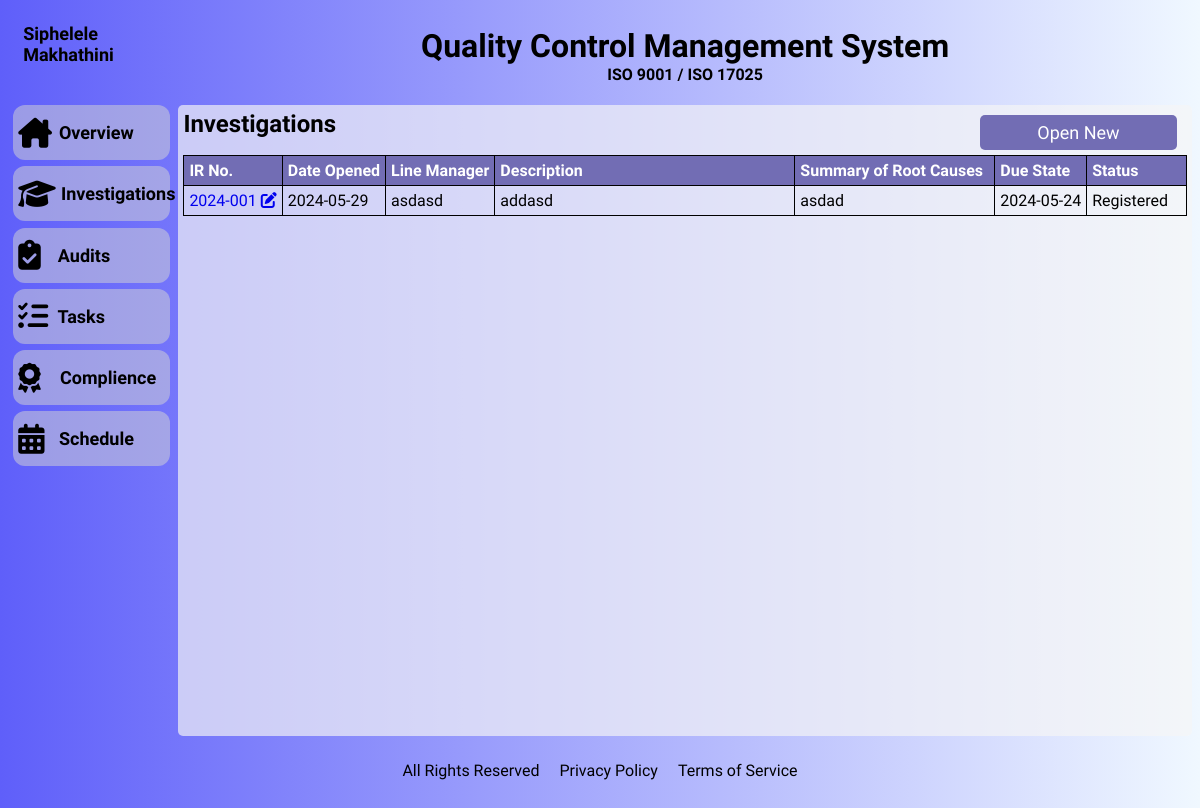
Before: /investigations with the older database file.
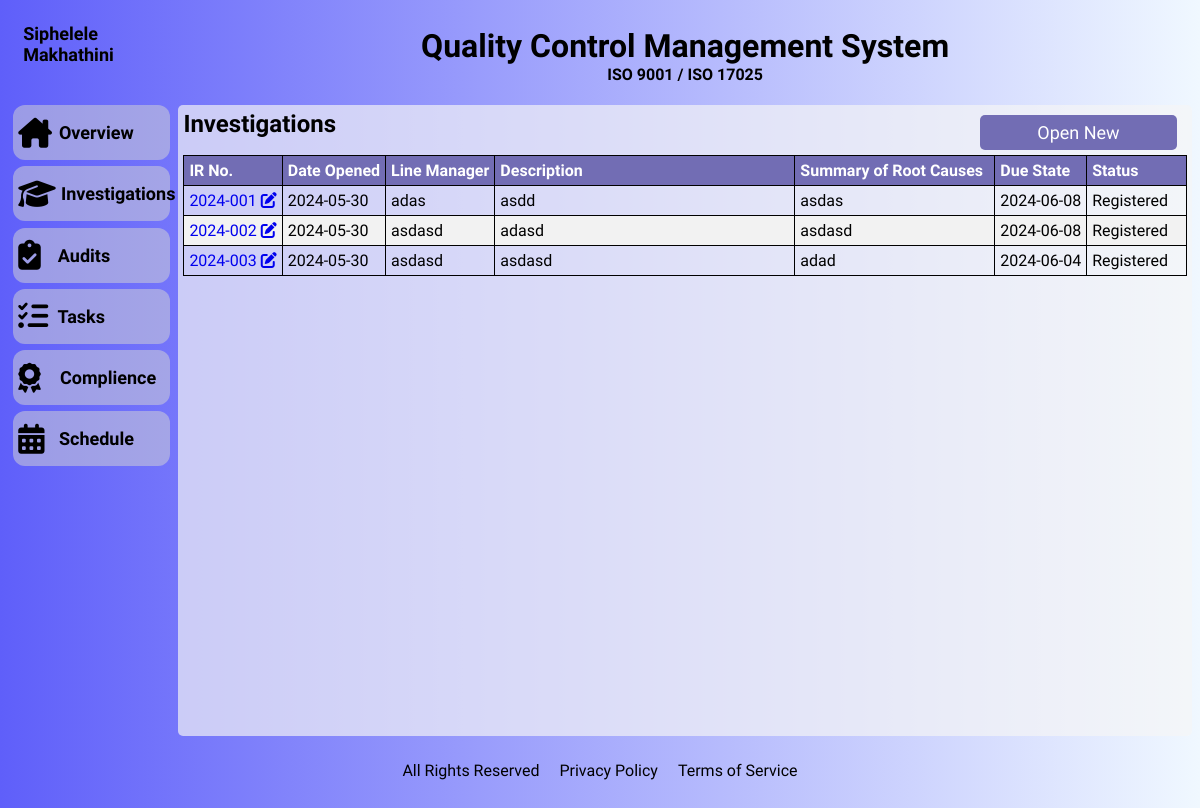
After: the same page with the newer database file.
### models/investigations.py (models this page shows, shortened)
class Investigations(BaseModel):
    __tablename__ = "investigations"
    ir_number = Column(String(20), nullable=False, unique=True)
    raised_by = Column(String(20), nullable=False)
    line_manager = Column(String(20), nullable=False)
    priority = Column(String(10), nullable=False)
    team_leader = Column(String(20), nullable=True)
    description = Column(String(255), nullable=False)
    root_cause_summary = Column(String(100), nullable=False)
    ir_source = Column(String(30), nullable=False)
    due_date = Column(DateTime, nullable=True)

### routes/inv.py (the view)
@inv_views.route('/investigations')
def investigations_list():
    from app import Session
    db = Session()
    investigations = db.query(Investigations).filter(Investigations.status!="Rejected").all()
    print(investigations)
    return render_template('dashboard/investigations/investigations.html',
                           investigations=investigations)

### app.py (called while the page is built)
def initialize_extentions(app):
    app.jinja_loader = FileSystemLoader('templates')
    def format_date(value, format='%Y-%m-%d'):
        if value is not None:
            return value.strftime(format)
        return ''
    app.jinja_env.filters['format_date'] = format_date

### templates/dashboard/investigations/investigations.html (shortened to what this page needs)
<!DOCTYPE html>
<html lang="en">
  <head>
    <link rel="stylesheet" type="text/css" href="../../../static/fontawesome/css/all.min.css">
    <link href="../../../static/css/investigations.css" type="text/css" rel="stylesheet">
  </head>
  <body>
    <div class="container">
      <div class="company-logo" id="company-logo">
        <h3>Siphelele Makhathini</h3>
      </div>
      <header class="heading" id="heading">
        <h1>Quality Control Management System</h1>
        <h4>ISO 9001 / ISO 17025 </h4>
      </header>
      <div class="sidebar" id="sidebar">
        <nav class="nav-container" id="nav-container">
          <ul>
            <li class="nav-items"><a href="{{ url_for('dash_views.dashboard') }}"><i class="fa-solid fa-house-chimney"></i><span> Overview</span></a></li>
            <li class="nav-items"><a href="{{ url_for('dash_views.click_investiagtions') }}"><i class="fa-solid fa-graduation-cap"></i><span> Investigations</span></a></li>
            <li class="nav-items"><a><i class="fa-solid fa-clipboard-check"></i><span> Audits</span></a></li>
            <li class="nav-items"><a><i class="fa-solid fa-list-check"></i><span> Tasks</span></li>
            <li class="nav-items"><a><i class="fa-solid fa-award"></i><span> Complience</span></a></li>
            <li class="nav-items"><a><i class="fa-solid fa-calendar-days"></i><span> Schedule</span></a></li>
          </ul>
        </nav>
      </div>
      <div class="content-panel-1" id="content-panel-1">
        <div class="inv-heading-title">
          <h2>Investigations</h2>
          <button id="open-new-button"> Open New </button>
        </div>
        <div class="inv-table">
          <table class="table-boardered" id="table-bordered">
            <thead>
              <tr>
                <th>IR No.</th>
                <th>Date Opened</th>
                <th>Line Manager</th>
                <th>Description</th>
                <th>Summary of Root Causes</th>
                <th>Due State</th>
                <th>Status</th>
              </tr>
            </thead>
            <tbody>
              {% for investigation in investigations %}
              <tr>
                <td><a href="{{ url_for('inv_views.investigation_details', ir_number=investigation.ir_number) }}">{{ investigation.ir_number }}   <i class="fa-solid fa-pen-to-square"></i></a></td>
                <td>{{ investigation.date_created_on | format_date('%Y-%m-%d') }}</td>
                <td>{{ investigation.line_manager }}</td>
                <td>{{ investigation.description }}</td>
                <td>{{ investigation.root_cause_summary }}</td>
                <td>{{ investigation.due_date | format_date('%Y-%m-%d') }}</td>
                <td>{{ investigation.status }}</td>
              </tr>
              {% endfor %}
            </tbody>
          </table>
        </div>
      </div>
      <footer>
        <ul>
          <li><p>All Rights Reserved</p></li>
          <li><p>Privacy Policy</p></li>
          <li><p>Terms of Service</p></li>
        </ul>
      </footer>
    </div>
  </body>
</html>

Changed rows visible on the page:
removed Investigations: ir_number "2024-001", date_created_on "2024-05-29", line_manager "asdasd", description "addasd", root_cause_summary "asdad", due_date "2024-05-24", status "Registered"
added Investigations: ir_number "2024-001", date_created_on "2024-05-30", line_manager "adas", description "asdd", root_cause_summary "asdas", due_date "2024-06-08", status "Registered"
added Investigations: ir_number "2024-002", date_created_on "2024-05-30", line_manager "asdasd", description "adasd", root_cause_summary "asdasd", due_date "2024-06-08", status "Registered"
added Investigations: ir_number "2024-003", date_created_on "2024-05-30", line_manager "asdasd", description "asdasd", root_cause_summary "adad", due_date "2024-06-04", status "Registered"
